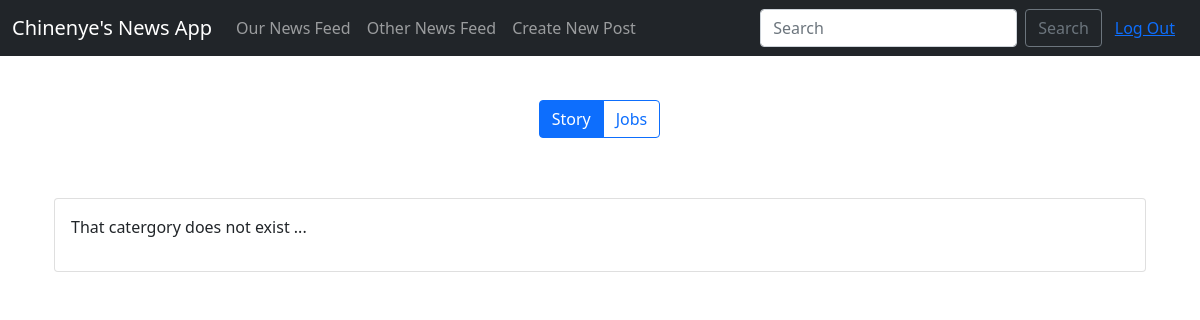
/catergory/story (signed in), run on an earlier commit of the app's database.
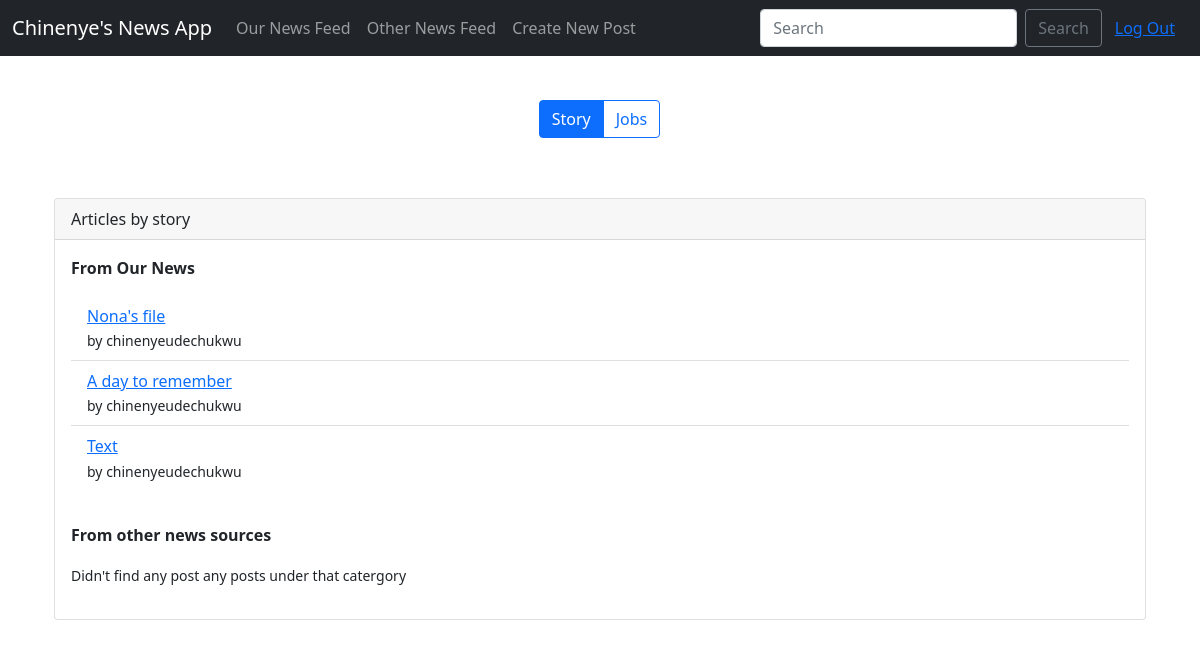
And on a later commit of the database.
### newsapi/models.py (models this page shows, shortened)
class OurNews(models.Model):
    by = models.ForeignKey(User, verbose_name=_("Author"), on_delete=models.CASCADE)
    score = models.IntegerField(_("News Score"))
    time_created = models.DateTimeField(_("time created"), auto_now=True)
    title = models.CharField(_("article title"), max_length=50)
    type = models.CharField(_("article type"), max_length=10, choices=ARTICLE_CHOICES, default="story")
    content = models.CharField(_("article content"), max_length=1000)

### newsapi/views.py (the view)
# urls.py: path("catergory/<str:cats>", views.catergory, name="catergory"),
@login_required
def catergory(request, cats):
    catergory_our_news = OurNews.objects.filter(type=cats)
    catergory_h_news = HNew.objects.filter(type=cats)
    return render(request, 'newsapi/catergories.html', {'cats': cats, 'our_news_results': catergory_our_news, 'h_news_results': catergory_h_news})

### newsapi/templates/newsapi/catergories.html
{% extends 'base.html' %}
{% block content %}
    <div class="container" style="margin-top: 60px;">
        <div class="card" style="margin-bottom: 60px;">
            {% if our_news_results or catergory_h_news %}
                <div class="card-header">
                   Articles by {{cats}}
                </div>
                <div class="card-body">
                    <ul class="list-group list-group-flush">
                        <p><strong>From Our News</strong></p>
                        {% if our_news_results %}
                            {% for result in our_news_results %}
                                <li class="list-group-item">
                                    <a href="{% url 'our_news_details' result.id %}">{{result.title}}</a> <span class="badge text-bg-light"> {{result.type}}</span><br>
                                    <small>by {{result.by}}</small>
                                </li>
                            {% endfor %}
                        {% else %}
                            <p><small>Didn't find any post under that catergory</small></p>
                        {% endif %}
                    </ul>
                </div>
                <div class="card-body">
                    <p><strong>From other news sources</strong></p>
                    <ul class="list-group list-group-flush">
                        {% if catergory_h_news %}
                            {% for result in catergory_h_news %}
                                <li class="list-group-item">
                                    <a href="{{result.url}}">{{result.title}}</a> <span class="badge text-bg-primary">{{result.type}}</span> <br>
                                    <small>by {{result.by}}</small>
                                </li>
                            {% endfor %}
                        {% else %}
                        <p><small>Didn't find any post any posts under that catergory</small></p>
                        {% endif %}
                    </ul>
                </div>
            {% else %}
            <div class="card-body">
                <p>
                    That catergory does not exist ...
                </p>
            </div>
            {% endif %}
        </div>
    </div>
{% endblock %}

What changed in the data, as far as the page shows it:
now on this page (row edited): OurNews: title "Nona's file", by "chinenyeudechukwu"
now on this page (row edited): OurNews: title "A day to remember", by "chinenyeudechukwu"
added OurNews: title "Text", by "chinenyeudechukwu"
Also different on the page:
{{ cats }}: (not shown) → "story"
text no longer shown: "That catergory does not exist ..."
text now shown: "Articles by From Our News From other news sources Didn't find any post any posts under that catergory"
